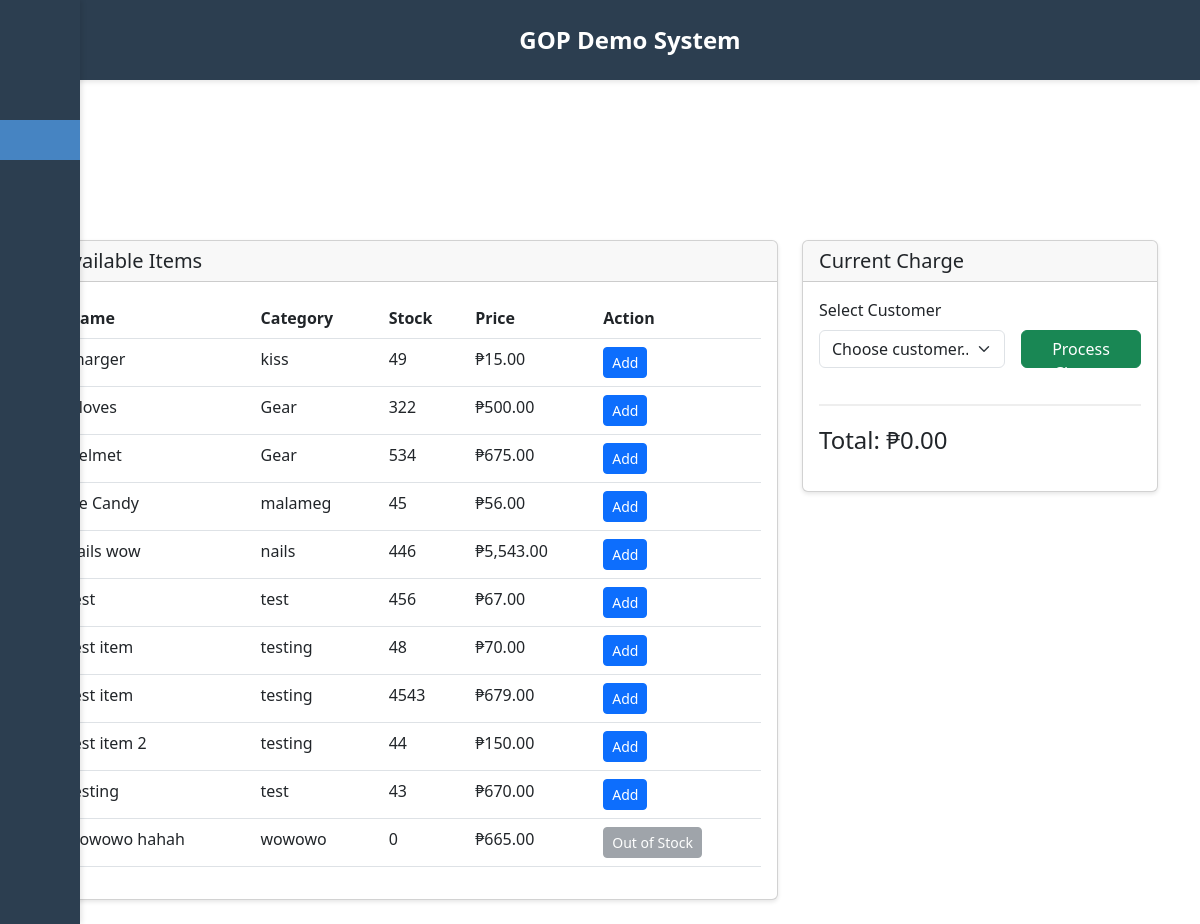
The app's page /views/charge/charge.php, older data.
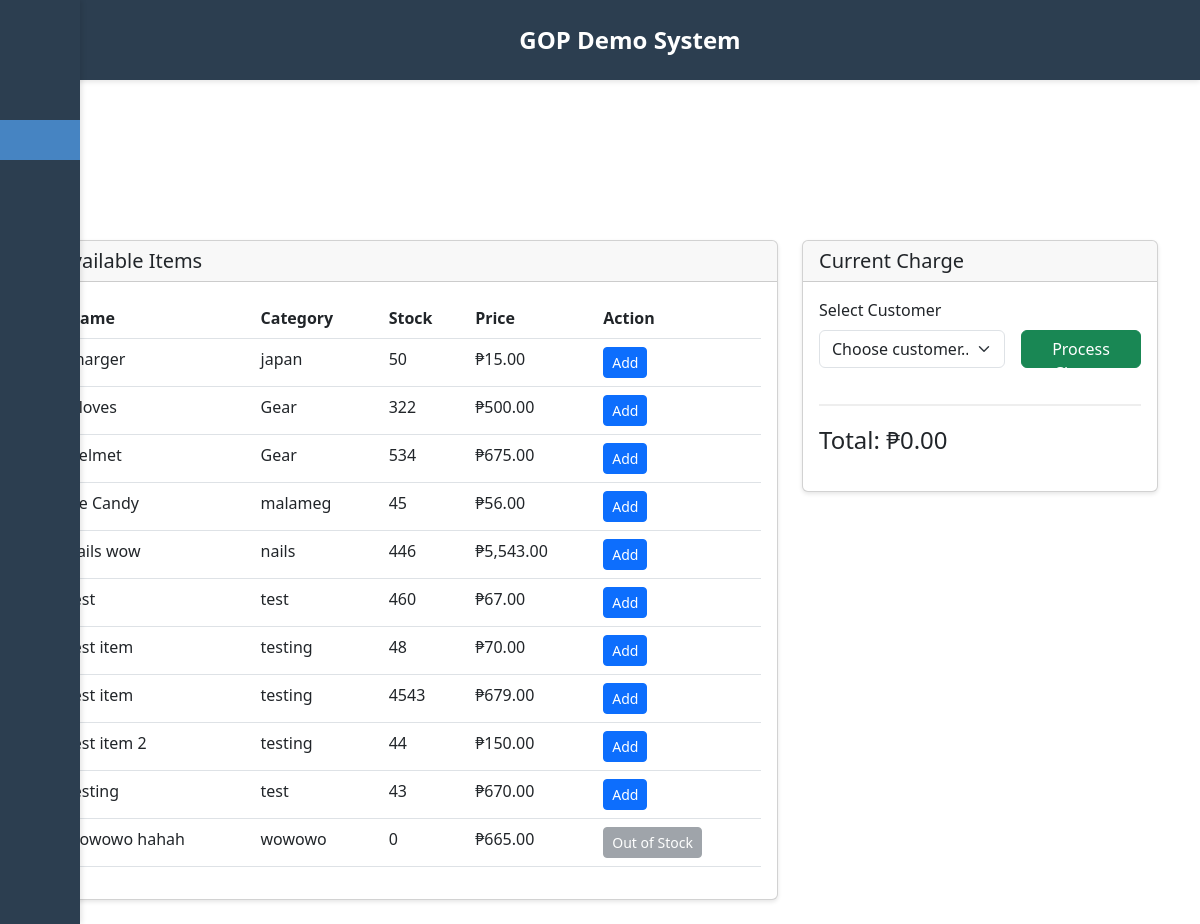
The same page, newer data.
### tables this page shows
CREATE TABLE `items` (
  `id` int(11) NOT NULL,
  `stock` int(255) NOT NULL,
  `sold_by` varchar(255) NOT NULL,
  `name` varchar(255) NOT NULL,
  `category` varchar(255) NOT NULL,
  `cost` double(50,2) NOT NULL,
  `price` double(50,2) NOT NULL
);

### connection/DBConnection.php (called while the page is built, shortened)
<?php
class DBConnection {
    private $host = "localhost";
    private $username = "root";
    private $password = "";
    private $database = "gop_marketing_db";
    private $conn;
    public function __construct() {
        try {
            $this->conn = new mysqli($this->host, $this->username, $this->password, $this->database);
        } catch (Exception $e) {
            die("Database Connection Error: " . $e->getMessage());
        }
    }
    public function getConnection() {
        return $this->conn;
    }
}
?>

### controller/backend_charge.php (called while the page is built, shortened)
<?php
require_once __DIR__ . '/../connection/DBConnection.php';
class ChargeController {
    private $conn;
    public function __construct() {
        $db = new DBConnection();
        $this->conn = $db->getConnection();
    }
    public function getAllItems() {
        $sql = "SELECT id, name, category, stock, price FROM items ORDER BY name ASC";
        $result = $this->conn->query($sql);
        $items = [];
        if ($result->num_rows > 0) {
            while ($row = $result->fetch_assoc()) {
                $items[] = $row;
            }
        }
        return $items;
    }
}

### views/charge/charge.php (the view, shortened to what the changed rows need)
<?php
require_once __DIR__ . '/../../controller/backend_charge.php';
$chargeController = new ChargeController();
$items = $chargeController->getAllItems();
?>
<!DOCTYPE html>
<html lang="en">
<head>
    <link rel="stylesheet" href="../../styles/sidebar.css">
    <link rel="stylesheet" href="../../styles/charge.css">
    <link rel="stylesheet" href="../../styles/header.css">
    <link href="https://cdn.jsdelivr.net/npm/bootstrap@5.3.0/dist/css/bootstrap.min.css" rel="stylesheet">
</head>
<body>
    <?php require_once '../renderParts/header.php'; ?>
    <main class="main-content">
        <div class="container">
            <div class="row">
                <div class="col-md-8">
                    <div class="card mb-4">
                        <div class="card-body">
                            <div class="table-responsive">
                                <table class="table table-hover">
                                    <thead>
                                        <tr>
                                            <th>Name</th>
                                            <th>Category</th>
                                            <th>Stock</th>
                                            <th>Price</th>
                                            <th>Action</th>
                                        </tr>
                                    </thead>
                                    <tbody>
                                        <?php foreach ($items as $item): ?>
                                        <tr>
                                            <td><?php echo $item['name']; ?></td>
                                            <td><?php echo $item['category']; ?></td>
                                            <td><?php echo $item['stock']; ?></td>
                                            <td>₱<?php echo number_format($item['price'], 2); ?></td>
                                            <td>
                                                <?php if ($item['stock'] > 0): ?>
                                                    <button class="btn btn-sm btn-primary add-item"
                                                            data-id="<?php echo $item['id']; ?>"
                                                            data-name="<?php echo $item['name']; ?>"
                                                            data-price="<?php echo $item['price']; ?>"
                                                            data-stock="<?php echo $item['stock']; ?>">
                                                        Add
                                                    </button>
                                                <?php else: ?>
                                                    <button class="btn btn-sm btn-secondary" disabled>
                                                        Out of Stock
                                                    </button>
                                                <?php endif; ?>
                                            </td>
                                        </tr>
                                        <?php endforeach; ?>
                                    </tbody>
                                </table>
                            </div>
                        </div>
                    </div>
                </div>
            </div>
        </div>
    </main>
</body>
</html>

Row changes from the older to the newer data that the page shows:
changed items "charger": category "kiss" → "japan"; stock "49" → "50"
changed items (number 6 of 11 on the later page): stock "456" → "460"
